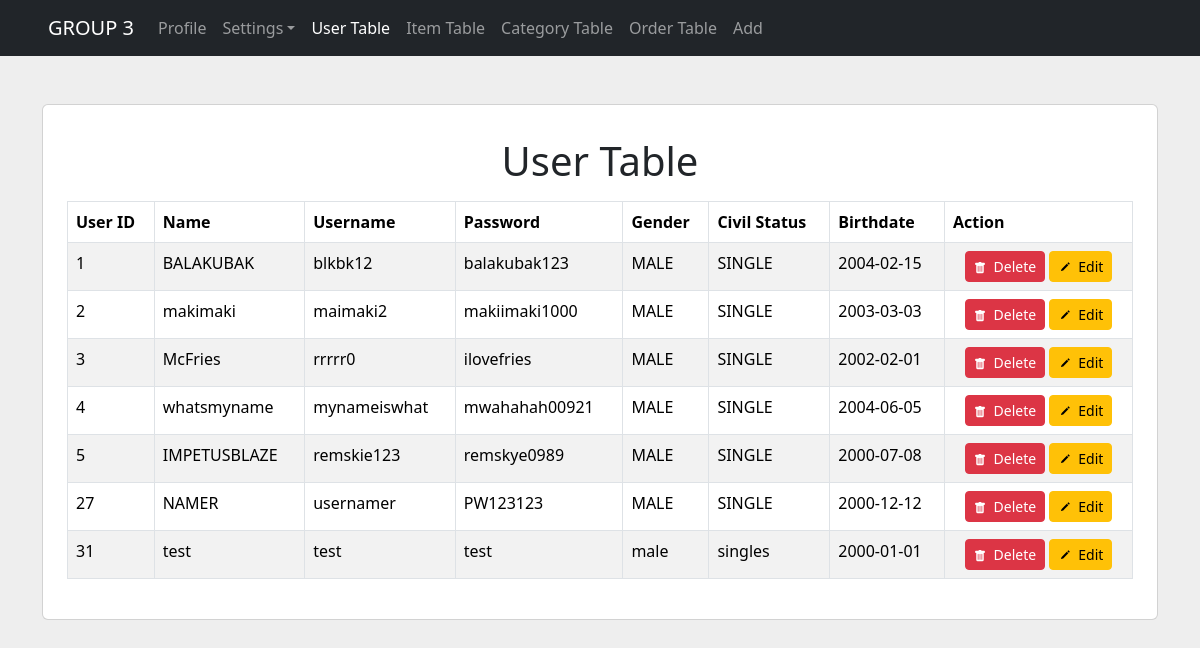
/ (signed in), run on the app's committed database.
### tables this page shows
CREATE TABLE `usertbl` (
  `id` int NOT NULL AUTO_INCREMENT,
  `name` text NOT NULL,
  `username` text NOT NULL,
  `password` text NOT NULL,
  `gender` text NOT NULL,
  `civil_status` text NOT NULL,
  `birthdate` date NOT NULL,
  PRIMARY KEY (`id`)
);

### index.php (the view, shortened to what this page needs)
<?php
    include 'operation/sessioncheck.php';
    $tbl = "usertbl";
    $loc = "index";
?>
<!doctype html>
<html lang="en">
<head>
    <link rel="stylesheet" href="./css/bootstrap.min.css">
</head>
<body style="background-color: #eee">
<nav class="navbar navbar-expand navbar-dark bg-dark sticky-top px-5 text-secondary">
    <a class="navbar-brand" href="#">GROUP 3</a>
    <div class="collapse navbar-collapse" id="navbarSupportedContent">
        <ul class="navbar-nav mr-auto">
            <li class="nav-item">
                <a class="nav-link" href="profile.php">Profile</a>
            </li>
            <li class="nav-item dropdown">
                <a class="nav-link dropdown-toggle" data-bs-toggle="dropdown" href="#" role="button" aria-expanded="false">Settings</a>
            </li>
            <li class="nav-item">
                <a class="nav-link active" href="index.php">User Table</span></a>
            </li>
            <li class="nav-item">
                <a class="nav-link" href="items.php">Item Table</a>
            </li>
            <li class="nav-item">
                <a class="nav-link" href="category.php">Category Table</a>
            </li>
            <li class="nav-item">
                <a class="nav-link" href="order.php">Order Table</a>
            </li>
            <li class="nav-item">
                <a class="nav-link" href="add.php">Add</a>
            </li>
        </ul>
    </div>
</nav>
<div class="container pt-5">
    <div class="card p-4">
        <h1 class="py-2 text-center">User Table</h1>
        <?php
            $sql = "select * from {$tbl}";
            $query = $conn->query($sql);
            if ($query->num_rows > 0) {
                echo "<table class='table table-hover table-striped table-bordered'>
                        <tr>
                        <thead>
                            <th>User ID</th>
                            <th>Name</th>
                            <th>Username</th>
                            <th>Password</th>
                            <th>Gender</th>
                            <th>Civil Status</th>
                            <th>Birthdate</th>
                            <th>Action</th>
                        </thead>
                        </tr>";
                while($row = $query -> fetch_assoc()){
                    $id = $row['id'];
                    $name = $row['name'];
                    $username = $row['username'];
                    $password = $row['password'];
                    $gender = $row['gender'];
                    $civilStatus = $row['civil_status'];
                    $birthdate = $row['birthdate'];
                    echo "<tr>";
                    echo "<td>$id</td>";
                    echo "<td>$name</td>";
                    echo "<td>$username</td>";
                    echo "<td>$password</td>";
                    echo "<td>$gender</td>";
                    echo "<td>$civilStatus</td>";
                    echo "<td>$birthdate</td>";
                    echo "<td class='text-center'>
                            <a href='operation/delete.php?id=$id&tbl=$tbl&loc=$loc' class='btn btn-danger btn-sm' onclick='return confirm(`Are you sure you want to delete this row?`)'>
                            <svg xmlns='http://www.w3.org/2000/svg' width='12' height='12' fill='currentColor' class='bi bi-trash-fill flex-shrink-0 me-2' viewBox='0 0 16 16'>
                              <path d='M2.5 1a1 1 0 0 0-1 1v1a1 1 0 0 0 1 1H3v9a2 2 0 0 0 2 2h6a2 2 0 0 0 2-2V4h.5a1 1 0 0 0 1-1V2a1 1 0 0 0-1-1H10a1 1 0 0 0-1-1H7a1 1 0 0 0-1 1H2.5zm3 4a.5.5 0 0 1 .5.5v7a.5.5 0 0 1-1 0v-7a.5.5 0 0 1 .5-.5zM8 5a.5.5 0 0 1 .5.5v7a.5.5 0 0 1-1 0v-7A.5.5 0 0 1 8 5zm3 .5v7a.5.5 0 0 1-1 0v-7a.5.5 0 0 1 1 0z'/>
                            </svg>Delete</a>
                            <a href='edituser.php?id=$id&from=index' class='btn btn-warning btn-sm'>
                            <svg xmlns='http://www.w3.org/2000/svg' width='12' height='12' fill='currentColor' class='bi bi-x-lg flex-shrink-0 me-2' viewBox='0 0 16 16'>
                              <path d='M15.502 1.94a.5.5 0 0 1 0 .706L14.459 3.69l-2-2L13.502.646a.5.5 0 0 1 .707 0l1.293 1.293zm-1.75 2.456-2-2L4.939 9.21a.5.5 0 0 0-.121.196l-.805 2.414a.25.25 0 0 0 .316.316l2.414-.805a.5.5 0 0 0 .196-.12l6.813-6.814z'/>
                            </svg>Edit</a>
                        </td>";
                    echo "</tr>";
                }
                echo "</table>";
            } else {
                echo "<div class='alert alert-danger d-flex align-items-center' role='alert'>
                        <div>Empty table.</div>
                    </div>";
            }
        ?>
    </div>
</div>
</body>
</html>

### data on the page
usertbl: id "1", name "BALAKUBAK", username "blkbk12", password "balakubak123", gender "MALE", civil_status "SINGLE", birthdate "2004-02-15"
usertbl: id "2", name "makimaki", username "maimaki2", password "makiimaki1000", gender "MALE", civil_status "SINGLE", birthdate "2003-03-03"
usertbl: id "3", name "McFries", username "rrrrr0", password "ilovefries", gender "MALE", civil_status "SINGLE", birthdate "2002-02-01"
usertbl: id "4", name "whatsmyname", username "mynameiswhat", password "mwahahah00921", gender "MALE", civil_status "SINGLE", birthdate "2004-06-05"
usertbl: id "5", name "IMPETUSBLAZE", username "remskie123", password "remskye0989", gender "MALE", civil_status "SINGLE", birthdate "2000-07-08"
usertbl: id "27", name "NAMER", username "usernamer", password "PW123123", gender "MALE", civil_status "SINGLE", birthdate "2000-12-12"
usertbl: id "31", name "test", username "test", password "test", gender "male", civil_status "singles", birthdate "2000-01-01"
